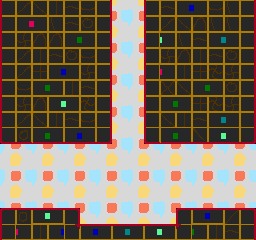

The image is a tile-based game level rendered from a .tmx file. Its description and complete source (layers, tilesets, objects, tile grids) follow:
An orthogonal 16x15 tile map with 16x16 px tiles, 2 tile layers (back, front) and 4 objects (Lift).

<map version="1.0" orientation="orthogonal" width="16" height="15" tilewidth="16" tileheight="16">
 <tileset firstgid="1" name="tiles1" tilewidth="16" tileheight="16">
  <image source="../tiles0.gif" trans="ff00ff" width="256" height="256" />
 </tileset>
 <layer name="back" width="16" height="15">
  <data encoding="csv">
129,130,129,130,129,130,129,130,129,130,129,130,129,130,129,130,
145,146,145,146,145,146,145,146,145,146,145,146,145,146,145,146,
129,130,129,130,129,130,129,130,129,130,129,130,129,130,129,130,
145,146,145,146,145,146,145,146,145,146,145,146,145,146,145,146,
129,130,129,130,129,130,129,130,129,130,129,130,129,130,129,130,
145,146,145,146,145,146,145,146,145,146,145,146,145,146,145,146,
129,130,129,130,129,130,129,130,129,130,129,130,129,130,129,130,
145,146,145,146,145,146,145,146,145,146,145,146,145,146,145,146,
129,130,129,130,129,130,129,130,129,130,129,130,129,130,129,130,
145,146,145,146,145,146,145,146,145,146,145,146,145,146,145,146,
129,130,129,130,129,130,129,130,129,130,129,130,129,130,129,130,
145,146,145,146,145,146,145,146,145,146,145,146,145,146,145,146,
129,130,129,130,129,130,129,130,129,130,129,130,129,130,129,130,
145,146,145,146,145,146,145,146,145,146,145,146,145,146,145,146,
129,130,129,130,129,130,129,130,129,130,129,130,129,130,129,130
</data>
 </layer>
 <layer name="front" width="16" height="15">
  <data encoding="csv">
97,98,99,100,101,102,104,0,0,97,101,67,68,102,103,104,
113,81,82,103,101,114,120,0,0,113,98,99,119,103,103,120,
97,118,119,119,65,66,104,0,0,97,70,103,101,71,72,104,
97,98,100,101,114,102,104,0,0,97,118,119,100,101,114,104,
113,98,116,67,68,118,120,0,0,113,82,100,116,117,118,120,
97,102,65,66,100,101,104,0,0,97,115,99,65,66,114,104,
97,118,119,69,70,117,104,0,0,97,65,66,116,117,118,104,
113,98,99,100,101,102,120,0,0,113,99,100,101,71,72,120,
17,18,1,2,3,4,24,0,0,17,1,2,21,5,6,24,
0,0,0,0,0,0,0,0,0,0,0,0,0,0,0,0,
0,0,0,0,0,0,0,0,0,0,0,0,0,0,0,0,
0,0,0,0,0,0,0,0,0,0,0,0,0,0,0,0,
0,0,0,0,0,0,0,0,0,0,0,0,0,0,0,0,
33,34,53,54,40,0,0,0,0,0,0,33,51,52,38,40,
113,82,100,67,134,51,52,55,56,53,54,133,66,100,101,104
</data>
 </layer>
 <objectgroup name="lines" width="16" height="15">
  <properties>
   <property name="map_tile" value="2" />
   <property name="type" value="[&quot;n&quot;,&quot;e&quot;,&quot;w&quot;]" />
  </properties>
  <object x="256" y="208">
   <polyline points="0,0 -80,0 -80,16 -176,16 -176,0 -256,0" />
  </object>
  <object x="0" y="32">
   <polyline points="0,0 0,112 112,112 112,-32" />
  </object>
  <object x="144" y="0">
   <polyline points="0,0 0,144 112,144 112,32" />
  </object>
 </objectgroup>
 <objectgroup name="objects" width="16" height="15">
  <object name="Lift" gid="232" x="112" y="208" />
 </objectgroup>
</map>
